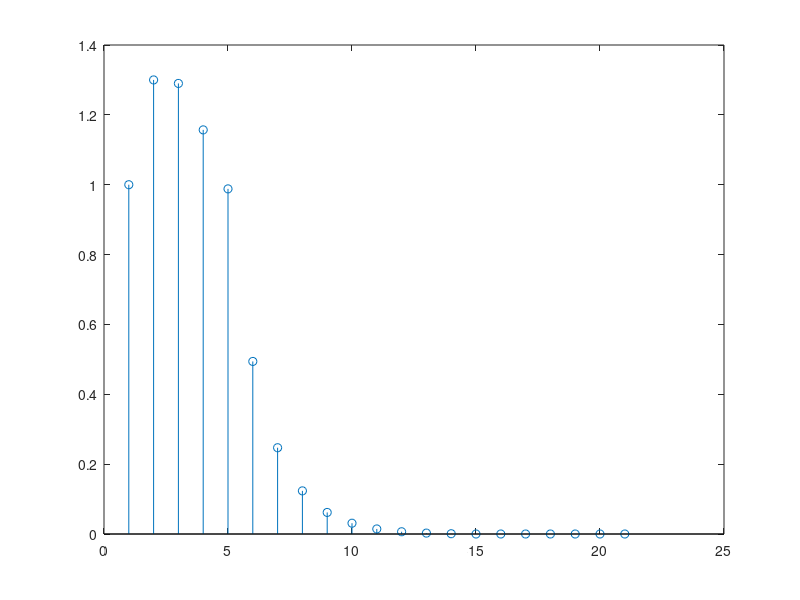

Write MATLAB code to recreate this figure.
clc;
clear all;
close all;
n=0:10;
u=[(n)>=0];
v=[(n-10)>=0];
p=u-v;
w=power(0.5,n);
h=w.*p;
a=power(0.8,n)
b=[(n-5)>=0];
c=u-b;
x=a.*c;
y=conv(h,x);
stem(y);